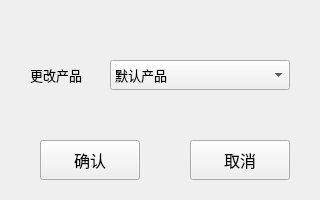
<?xml version="1.0" encoding="UTF-8"?>
<ui version="4.0">
 <class>Form</class>
 <widget class="QWidget" name="Form">
  <property name="geometry">
   <rect>
    <x>0</x>
    <y>0</y>
    <width>320</width>
    <height>200</height>
   </rect>
  </property>
  <property name="maximumSize">
   <size>
    <width>420</width>
    <height>280</height>
   </size>
  </property>
  <property name="windowTitle">
   <string>产品选择</string>
  </property>
  <property name="windowIcon">
   <iconset>
    <normaloff>logo.ico</normaloff>logo.ico</iconset>
  </property>
  <widget class="QPushButton" name="pushButton_1">
   <property name="geometry">
    <rect>
     <x>40</x>
     <y>140</y>
     <width>100</width>
     <height>40</height>
    </rect>
   </property>
   <property name="font">
    <font>
     <pointsize>12</pointsize>
    </font>
   </property>
   <property name="text">
    <string>确认</string>
   </property>
  </widget>
  <widget class="QPushButton" name="pushButton_2">
   <property name="geometry">
    <rect>
     <x>190</x>
     <y>140</y>
     <width>100</width>
     <height>40</height>
    </rect>
   </property>
   <property name="font">
    <font>
     <pointsize>12</pointsize>
    </font>
   </property>
   <property name="text">
    <string>取消</string>
   </property>
  </widget>
  <widget class="QComboBox" name="comboBox_0">
   <property name="geometry">
    <rect>
     <x>110</x>
     <y>60</y>
     <width>180</width>
     <height>30</height>
    </rect>
   </property>
   <property name="font">
    <font>
     <pointsize>10</pointsize>
    </font>
   </property>
   <item>
    <property name="text">
     <string>默认产品</string>
    </property>
   </item>
   <item>
    <property name="text">
     <string>新建项目</string>
    </property>
   </item>
   <item>
    <property name="text">
     <string>新建项目</string>
    </property>
   </item>
   <item>
    <property name="text">
     <string>新建项目</string>
    </property>
   </item>
   <item>
    <property name="text">
     <string>新建项目</string>
    </property>
   </item>
   <item>
    <property name="text">
     <string>新建项目</string>
    </property>
   </item>
   <item>
    <property name="text">
     <string>新建项目</string>
    </property>
   </item>
   <item>
    <property name="text">
     <string>新建项目</string>
    </property>
   </item>
   <item>
    <property name="text">
     <string>新建项目</string>
    </property>
   </item>
   <item>
    <property name="text">
     <string>新建项目</string>
    </property>
   </item>
   <item>
    <property name="text">
     <string>新建项目10</string>
    </property>
   </item>
  </widget>
  <widget class="QLabel" name="label_1">
   <property name="geometry">
    <rect>
     <x>30</x>
     <y>60</y>
     <width>80</width>
     <height>30</height>
    </rect>
   </property>
   <property name="font">
    <font>
     <pointsize>10</pointsize>
    </font>
   </property>
   <property name="text">
    <string>更改产品</string>
   </property>
  </widget>
  <widget class="QLabel" name="label_0">
   <property name="geometry">
    <rect>
     <x>30</x>
     <y>10</y>
     <width>260</width>
     <height>30</height>
    </rect>
   </property>
   <property name="font">
    <font>
     <pointsize>10</pointsize>
    </font>
   </property>
   <property name="text">
    <string/>
   </property>
  </widget>
 </widget>
 <resources/>
 <connections/>
</ui>
